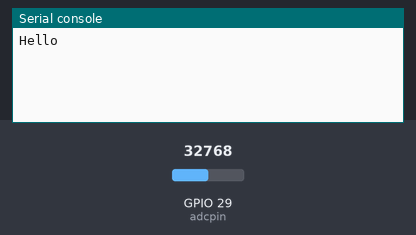
This program was run on a simulated ESP32 board running MicroPython. Shown: the last lines printed to the serial console. The inputs (shaded band) are chosen by the test bench; at power-on: GPIO 29 (adcpin) = 32768 (analog values on the 0–65535 scale).

Above: at 1.2 s.
1.3 s: GPIO 29 (adcpin) set to 45874
At 2.7 s:
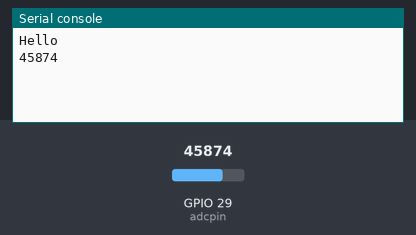
4.3 s: GPIO 29 (adcpin) set to 57670
At 6.9 s:
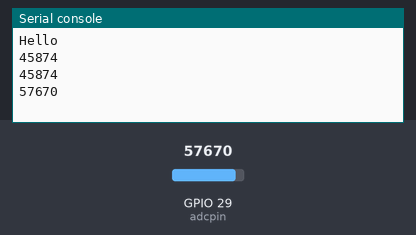

Measured:
- after the input at 1.3 s, the serial console: prints a new line after 0.70 s (image 1)
- after the input at 4.3 s, the serial console: prints a new line after 1.7 s (image 2)

The program:

iot.py
```python
# Untitled - By: Will - Sat Nov 19 2022

#import time
from machine import Pin, ADC
import machine
from time import sleep
#import dht
#define DHTTYPE DHT11
#pin = Pin(27, Pin.OUT, Pin.PULL_DOWN)
#pin = Pin(27, Pin.IN, Pin.PULL_UP)
#d = dht.DHT11(pin)
print("Hello")
#adcpin = machine.Pin(29, Pin.OUT)
adcpin = machine.Pin(29)
sensor = machine.ADC(adcpin)
#sensor.atten(ADC.ATTN_11DB)
while True:
    sleep(2)
    #print(machine.Pin(27, Pin.IN, machine.Pin.PULL_UP).value())
    #try:
    value = sensor.read_u16()
    #value = adcpin.value()
    print(value)
        #d.measure()
        #temp = d.temperature()
        #print(d.temperature())
        #print(temp)
    #except OSError as e:
        #print('Failed to read sensor.')
#i2c = I2C(scl=Pin(13), sda=Pin(12))
#print('i2c scan:',i2c.scan())

#import at24c32n
#eeprom = at24c32n.AT24C32N(i2c)
## read 32 bytes starting from memory address 0
#eeprom.read(0, 32)


#import ds1307
#ds = ds1307.DS1307(i2c)
#ds.datetime()
#ds.datetime(now)

#print(ds.datetime)
#led = Pin(18, Pin.OUT)
##light =

#while (True):
    #led.on()
    #time.sleep_ms(250)
    #led.off()
    #time.sleep_ms(250)
```
